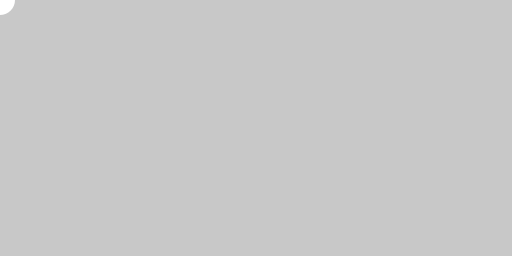
Frame 1 (no input)
Frame 60 (the mouse pressed at the canvas centre just before this capture): identical to frame 1, image omitted
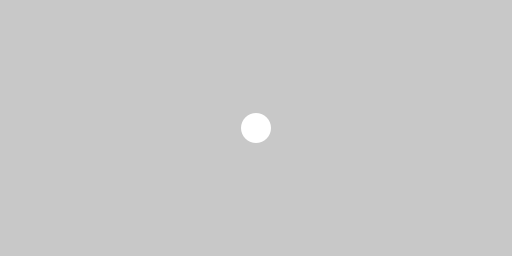
Frame 120 (the mouse held since frame 60 and released just before this capture)

The Processing sketch that drew these frames (run headless with seeded random() and noise(); from frame 60 on, the mouse is pressed at the canvas centre):

// Processing sketch: sketch_3_3_3
// ── sketch_3_3_3.pde
void setup(){
  size(512, 256);
  background(200);  noStroke();
  textSize(32);  textAlign(CENTER);
}

void draw(){
  background(200);
  ellipse(mouseX,mouseY,30,30);
}

void mouseDragged(){
  background(200);
  stroke(#3CFF03);
  ellipse(mouseX,mouseY,30,30);
}

void mouseReleased() {
  background(200);
  noStroke();
  ellipse(mouseX,mouseY,30,30);
}
